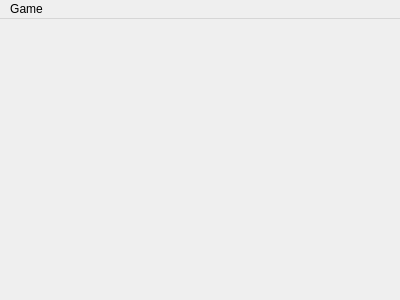
<?xml version="1.0" encoding="UTF-8"?>
<ui version="4.0">
 <class>MainWindow</class>
 <widget class="QMainWindow" name="MainWindow">
  <property name="geometry">
   <rect>
    <x>0</x>
    <y>0</y>
    <width>400</width>
    <height>300</height>
   </rect>
  </property>
  <property name="windowTitle">
   <string>Quick Snake</string>
  </property>
  <widget class="QWidget" name="centralWidget">
   <property name="layoutDirection">
    <enum>Qt::LeftToRight</enum>
   </property>
   <layout class="QHBoxLayout" name="horizontalLayout">
    <property name="spacing">
     <number>0</number>
    </property>
    <property name="leftMargin">
     <number>0</number>
    </property>
    <property name="topMargin">
     <number>0</number>
    </property>
    <property name="rightMargin">
     <number>0</number>
    </property>
    <property name="bottomMargin">
     <number>0</number>
    </property>
    <item>
     <widget class="GameDrawer" name="drawer" native="true">
      <property name="focusPolicy">
       <enum>Qt::ClickFocus</enum>
      </property>
     </widget>
    </item>
   </layout>
  </widget>
  <widget class="QMenuBar" name="menuBar">
   <property name="geometry">
    <rect>
     <x>0</x>
     <y>0</y>
     <width>400</width>
     <height>22</height>
    </rect>
   </property>
   <widget class="QMenu" name="menuGame">
    <property name="title">
     <string>Game</string>
    </property>
    <addaction name="actionNew_game"/>
    <addaction name="separator"/>
    <addaction name="actionQuit"/>
   </widget>
   <addaction name="menuGame"/>
  </widget>
  <action name="actionNew_game">
   <property name="text">
    <string>New game</string>
   </property>
  </action>
  <action name="actionQuit">
   <property name="text">
    <string>Quit</string>
   </property>
  </action>
 </widget>
 <layoutdefault spacing="6" margin="11"/>
 <customwidgets>
  <customwidget>
   <class>GameDrawer</class>
   <extends>QWidget</extends>
   <header>gamedrawer.h</header>
   <container>1</container>
  </customwidget>
 </customwidgets>
 <resources/>
 <connections/>
</ui>
